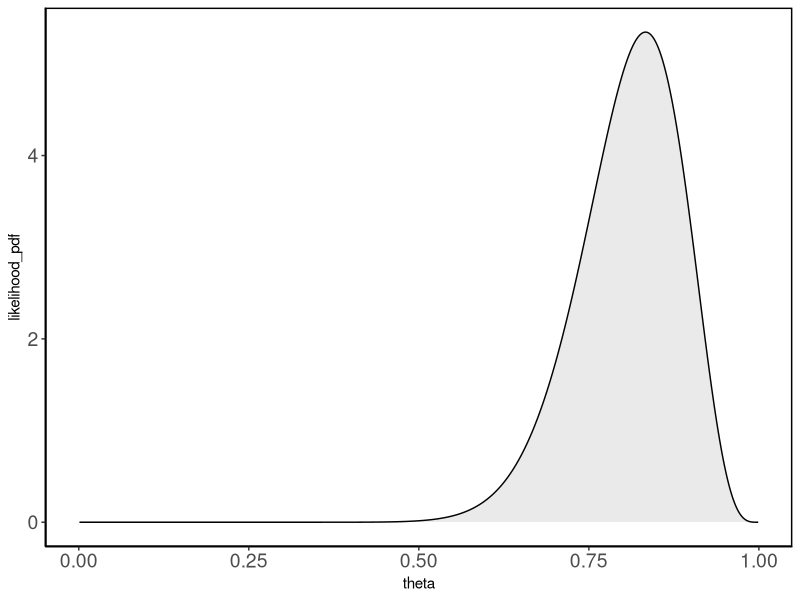
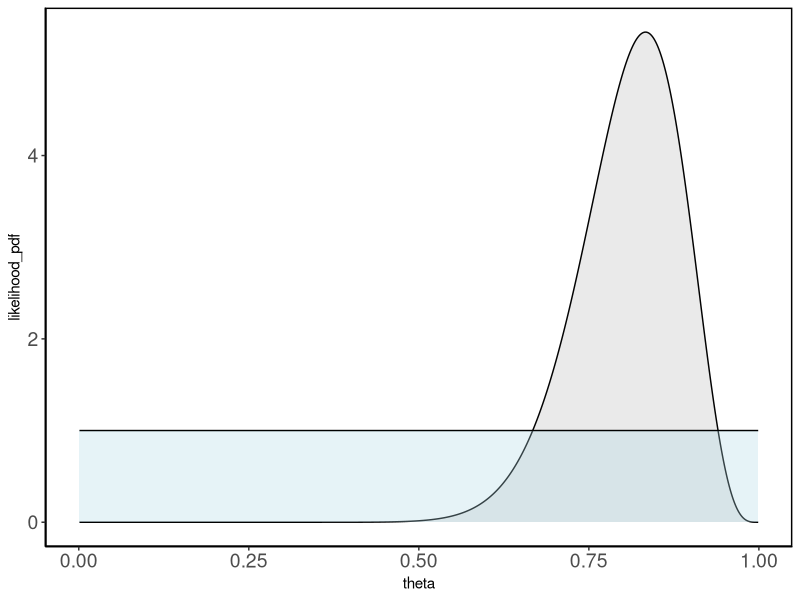
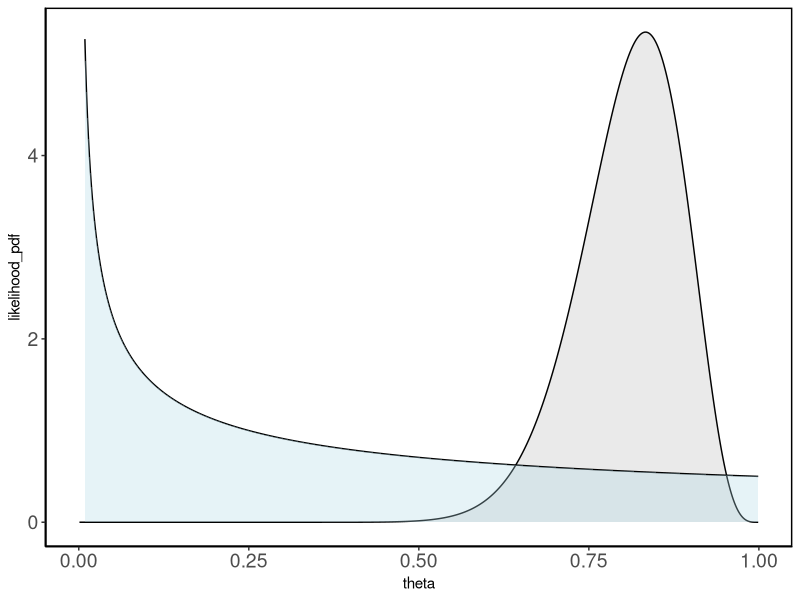
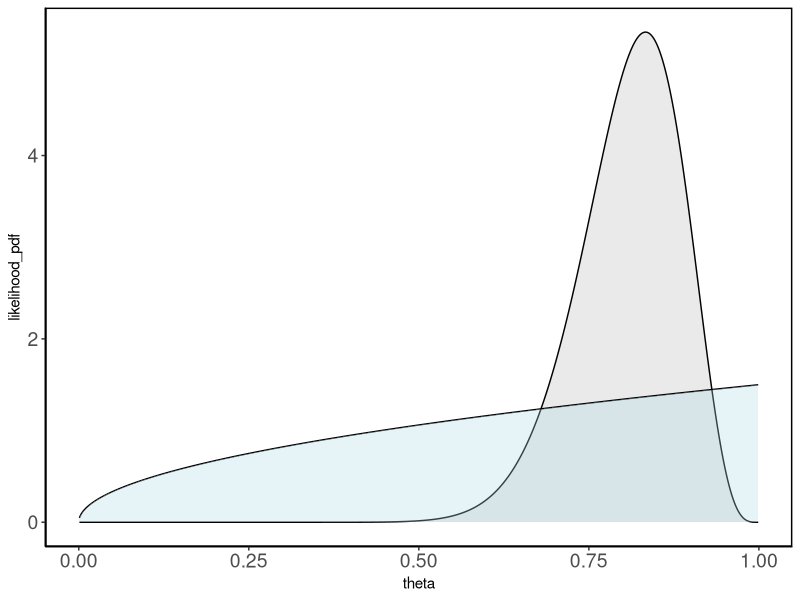
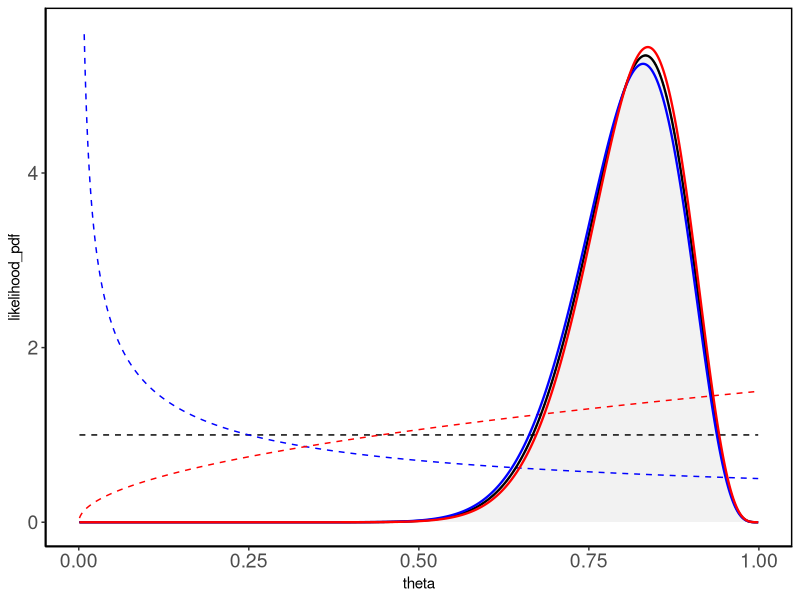
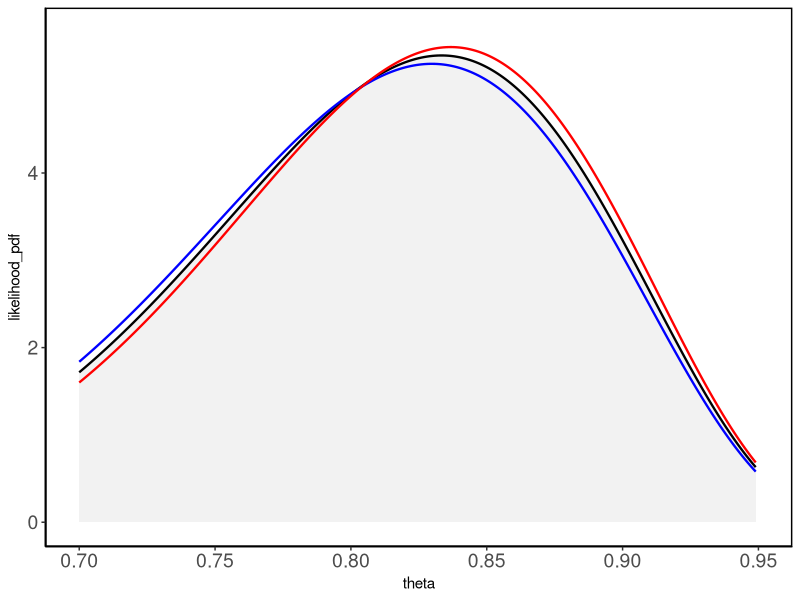
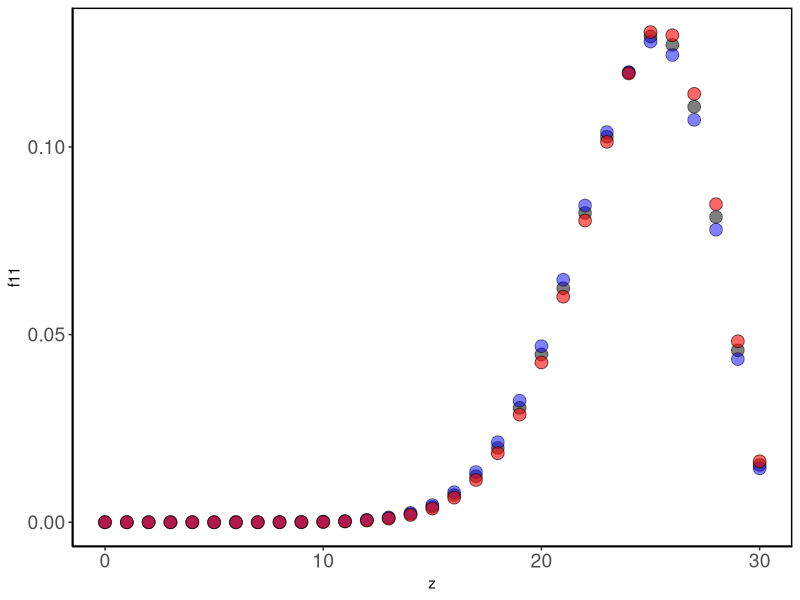
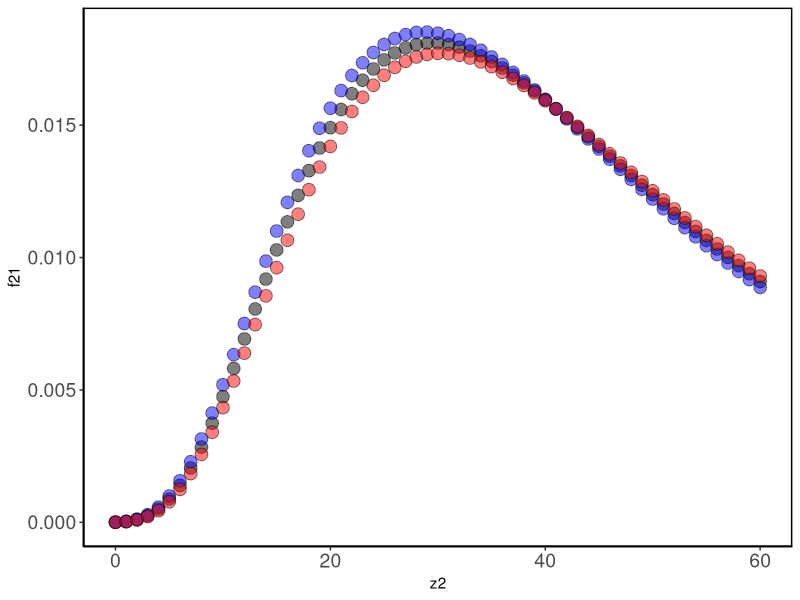

These figures' R source, in order:
setwd(dirname(rstudioapi::getSourceEditorContext()$path))  #for R-studio
rm(list = ls())
graphics.off()
library(ggplot2)

eps <- 1e-3

dtheta <- 0.001

theta <- seq(from = eps, to = 1-eps, by = dtheta)

alpha <- 21

beta <- 5

likelihood <- choose(alpha+beta-2, alpha -1)*theta^(alpha-1)*(1-theta)^(beta-1)

likelihood_pdf <- dbeta(theta, alpha, beta, ncp = 0, log = FALSE)

noninform1 <- dbeta(theta, 1, 1, ncp = 0, log = FALSE)

noninform2 <- dbeta(theta, 1/2, 1, ncp = 0, log = FALSE)

noninform3 <- dbeta(theta, 3/2, 1 , ncp = 0, log = FALSE)

p1 = ggplot()+
  geom_line(aes(x = theta, y = likelihood_pdf), color = "black")+
  geom_area(aes(x = theta, y = likelihood_pdf ),  alpha = 0.1)+
  ylim(0, max(likelihood_pdf)) +
  theme_classic() +
  theme(axis.text.x = element_text(size = 14), 
        axis.text.y = element_text(size = 14), 
        panel.border = element_rect(colour = "black", fill=NA, size=1))
p1


p2 = ggplot()+
  geom_line(aes(x = theta, y = likelihood_pdf), color = "black")+
  geom_area(aes(x = theta, y = likelihood_pdf ),  alpha = 0.1)+
  geom_line(aes(x = theta, y = noninform1), color = "black") +
  geom_area(aes(x = theta, y = noninform1), fill = "lightblue",  alpha = 0.3)+
  ylim(0, max(likelihood_pdf)) +
  theme_classic() +
  theme(axis.text.x = element_text(size = 14), 
        axis.text.y = element_text(size = 14), 
        panel.border = element_rect(colour = "black", fill=NA, size=1))
p2


p3 = ggplot()+
  geom_line(aes(x = theta, y = likelihood_pdf), color = "black")+
  geom_area(aes(x = theta, y = likelihood_pdf ),  alpha = 0.1)+
  geom_line(aes(x = theta, y = noninform2), color = "black") +
  geom_area(aes(x = theta, y = noninform2), fill = "lightblue",  alpha = 0.3)+
  ylim(0, max(likelihood_pdf)) +
  theme_classic() +
  theme(axis.text.x = element_text(size = 14), 
        axis.text.y = element_text(size = 14), 
        panel.border = element_rect(colour = "black", fill=NA, size=1))
p3


p3 = ggplot()+
  geom_line(aes(x = theta, y = likelihood_pdf), color = "black")+
  geom_area(aes(x = theta, y = likelihood_pdf ),  alpha = 0.1)+
  geom_line(aes(x = theta, y = noninform3), color = "black") +
  geom_area(aes(x = theta, y = noninform3), fill = "lightblue",  alpha = 0.3)+
  ylim(0, max(likelihood_pdf)) +
  theme_classic() +
  theme(axis.text.x = element_text(size = 14), 
        axis.text.y = element_text(size = 14), 
        panel.border = element_rect(colour = "black", fill=NA, size=1))
p3








#posteriors...
p4 = ggplot()+
  #geom_point(aes(x = z, y = f21), shape = 21, color = "black", fill = "black", size = 4, alpha = 0.5)+
  #geom_point(aes(x = z, y = f22), shape = 21, color = "black",  fill = "blue", size  = 4, alpha = 0.5) +
  #geom_point(aes(x = z, y = f23), shape = 21, color = "black", fill = "red", size = 4, alpha = 0.5) +
  geom_line(aes(x = theta, y = likelihood_pdf), linetype = "dashed", color = "black", size = 0.5)+
  geom_area(aes(x = theta, y = likelihood_pdf), fill = "black",  alpha = 0.05)+
  geom_line(aes(x = theta, y= noninform1), color = "black", size = 0.5, linetype = "dashed") +
  geom_line(aes(x = theta, y= noninform2), color = "blue", size = 0.5, linetype = "dashed") +
  geom_line(aes(x = theta, y= noninform3), color = "red", size = 0.5, linetype = "dashed") +
  geom_line(aes(x = theta, y= dbeta(theta, 21,5)), color = "black", size = 0.8) +
  geom_line(aes(x = theta, y= dbeta(theta, 20.5,5)), color = "blue", size = 0.8) +
  geom_line(aes(x = theta, y= dbeta(theta, 21.5,5)), color = "red", size = 0.8) +
  theme_classic() + 
  ylim(0, max(likelihood_pdf)*1.05)+
  theme(axis.text.x = element_text(size = 14), 
        axis.text.y = element_text(size = 14), 
        panel.border = element_rect(colour = "black", fill=NA, size=1))
p4

p5 = ggplot()+
  geom_area(aes(x = theta, y = likelihood_pdf), fill = "black",  alpha = 0.05)+
  geom_line(aes(x = theta, y= dbeta(theta, 21,5)), color = "black", size = 0.8) +
  geom_line(aes(x = theta, y= dbeta(theta, 20.5,5)), color = "blue", size = 0.8) +
  geom_line(aes(x = theta, y= dbeta(theta, 21.5,5)), color = "red", size = 0.8) +
  theme_classic() + 
  ylim(0, max(likelihood_pdf)*1.05)+
  xlim(0.7, 0.95) +
  theme(axis.text.x = element_text(size = 14), 
        axis.text.y = element_text(size = 14), 
        panel.border = element_rect(colour = "black", fill=NA, size=1))
p5














N <- 30
x <- 20
n <- 24
r <- 4
R <- 10
a <- c(1, 0.5, 1.5)
b <- c(1, 1, 1)
z <- seq(from = 0, to = N, by = 1)
f11 <- choose(N, z)*beta(a[1] + x + z, b[1] + n - x + N - z)/ beta(a[1] + x, b[1] + n - x)
f12 <- choose(N, z)*beta(a[2] + x + z, b[2] + n - x + N - z)/ beta(a[2] + x, b[2] + n - x)
f13 <- choose(N, z)*beta(a[3] + x + z, b[3] + n - x + N - z)/ beta(a[3] + x, b[3] + n - x)
#df = data.frame(x_ax = rep(z, 3), vals = c(f11, f12, f13), cols = c(rep("black", N+1), c(rep("blue", N+1)), c(rep("red", N+1))))
p6 = ggplot()+
  geom_point(aes(x = z, y = f11), shape = 21, color = "black", fill = "black", size = 4, alpha = 0.5)+
  geom_point(aes(x = z, y = f12), shape = 21, color = "black",  fill = "blue", size  = 4, alpha = 0.5) +
  geom_point(aes(x = z, y = f13), shape = 21, color = "black", fill = "red", size = 4, alpha = 0.6) +
  #geom_col(data = df, aes(x = x_ax, y = vals, fill = cols), position = "dodge", color = df$cols)+
  theme_classic() + 
  theme(axis.text.x = element_text(size = 14), 
        axis.text.y = element_text(size = 14), 
        panel.border = element_rect(colour = "black", fill=NA, size=1))
p6

z2 <- seq(from = 0, to = 200, by = 1)  
f21 <- choose(R+z2-1, R-1)*beta(a[1] + x + z2, b[1] + r + R)/ beta(a[1] + x, b[1] + r)
f22 <- choose(R+z2-1, R-1)*beta(a[2] + x + z2, b[1] + r + R)/ beta(a[2] + x, b[2] + r)
f23 <- choose(R+z2-1, R-1)*beta(a[3] + x + z2, b[1] + r + R)/ beta(a[3] + x, b[3] + r)

p7 = ggplot()+
  geom_point(aes(x = z2, y = f21), shape = 21, color = "black", fill = "black", size = 4, alpha = 0.5)+
  geom_point(aes(x = z2, y = f22), shape = 21, color = "black",  fill = "blue", size  = 4, alpha = 0.5) +
  geom_point(aes(x = z2, y = f23), shape = 21, color = "black", fill = "red", size = 4, alpha = 0.5) +
  #geom_line(aes(x = z, y= f21), color = "black", size = 1) +
  #geom_line(aes(x = z, y= f22), color = "blue", size = 1) +
  #geom_line(aes(x = z, y= f23), color = "red", size = 1) +
  theme_classic() + 
  xlim(0, 60) +
  theme(axis.text.x = element_text(size = 14), 
        axis.text.y = element_text(size = 14), 
        panel.border = element_rect(colour = "black", fill=NA, size=1))
p7

p8 = ggplot()+
  geom_line(aes(x = z2, y= f21), color = "black", size = 0.8) +
  geom_line(aes(x = z2, y= f22), color = "blue", size = 0.8) +
  geom_line(aes(x = z2, y= f23), color = "red", size = 0.8) +
  theme_classic() + 
  theme(axis.text.x = element_text(size = 14), 
        axis.text.y = element_text(size = 14), 
        panel.border = element_rect(colour = "black", fill=NA, size=1))
p8


theta_hat_1 = (alpha-1+a[1]-1)/(alpha-1 + a[1] -1  +beta -1 + b[1]-1)
pr_1 = choose(N, z) * theta_hat_1^z * (1-theta_hat_1)^(N-z)

p9  = p6 +  geom_point(aes(x = z, y = pr_1), shape = 21, color = "black", fill = "green", size = 4, alpha = 0.7)
p9


pr_2 = choose(R + z2 -1, R-1) * theta_hat_1^z2* (1-theta_hat_1)^R
p10  = p8 + geom_line(aes(x = z2, y= pr_2), color = "green", size = 0.8) 
p10

p11 = p7 + geom_point(aes(x = z2, y = pr_2), shape = 21, color = "black", fill = "green", size = 4, alpha = 0.5)
p11


#### exp values and variances 
a1 <- alpha -1 + a[1]
a2 <- alpha -1 + a[2]
a3 <- alpha -1 + a[3]
b1 <- beta - 1 + b[1]
b2 <- beta - 1 + b[2]
b3 <- beta - 1 + b[3]

m1 <- N*a1 /(a1 + b1)
m2 <- N*a2 /(a2 + b2)
m3 <- N*a3 /(a3 + b3)
mc <- N*theta_hat_1

v1 <- N*a1*b1*(a1 + b1 + N)/( (a1+ b1)^2*(a1 + b1 + 1) )
v2 <- N*a2*b2*(a2 + b2 + N)/( (a2+ b2)^2*(a2 + b2 + 1) )
v3 <- N*a3*b3*(a3 + b3 + N)/( (a3+ b3)^2*(a3 + b3 + 1) )
vc <- N*theta_hat_1*(1-theta_hat_1)

F11 <- cumsum(f11)
F12 <- cumsum(f12)
F13 <- cumsum(f13)
FC  <- cumsum(pr_1)

cf11 <- which(F11>0.05 & F11<0.95)
cf12 <- which(F12>0.05 & F12<0.95)
cf13 <- which(F13>0.05 & F13<0.95)
cfc <-  which(FC>0.05 & FC<0.95)

mnb1 <- R*a1/(b1 - 1)
mnb2 <- R*a2/(b1 - 1)
mnb3 <- R*a3/(b3 - 1)
mnbc <- theta_hat_1*R/(1-theta_hat_1)

vnb1 <- R*(b1+r-1)*a1*(b1+a1-1)/((b1-2)*(b1-1)^2)
vnb2 <- R*(b1+r-1)*a2*(b2+a2-1)/((b2-2)*(b2-1)^2)
vnb3 <- R*(b2+r-1)*a3*(b3+a3-1)/((b3-2)*(b3-1)^2)
vnbc <- theta_hat_1*R/(1-theta_hat_1)^2


F21 <- cumsum(f21)
F22 <- cumsum(f22)
F23 <- cumsum(f23)
FNC  <- cumsum(pr_2)

cf21 <- which(F21>0.05 & F21<0.95)
cf22 <- which(F22>0.05 & F22<0.95)
cf23 <- which(F23>0.05 & F23<0.95)
cfnc <- which(FNC>0.05 & FNC<0.95)


th0 <- 0.65
bf11 <- th0^x*(1-th0)^(n-x) * beta(a[1], b[1]) / beta(a[1] + x, b[1] + n - x)
bf12 <- th0^x*(1-th0)^(n-x) * beta(a[2], b[2]) / beta(a[2] + x, b[2] + n - x)
bf13 <- th0^x*(1-th0)^(n-x) * beta(a[3], b[3]) / beta(a[3] + x, b[3] + n - x)
bf11
bf12
bf13
